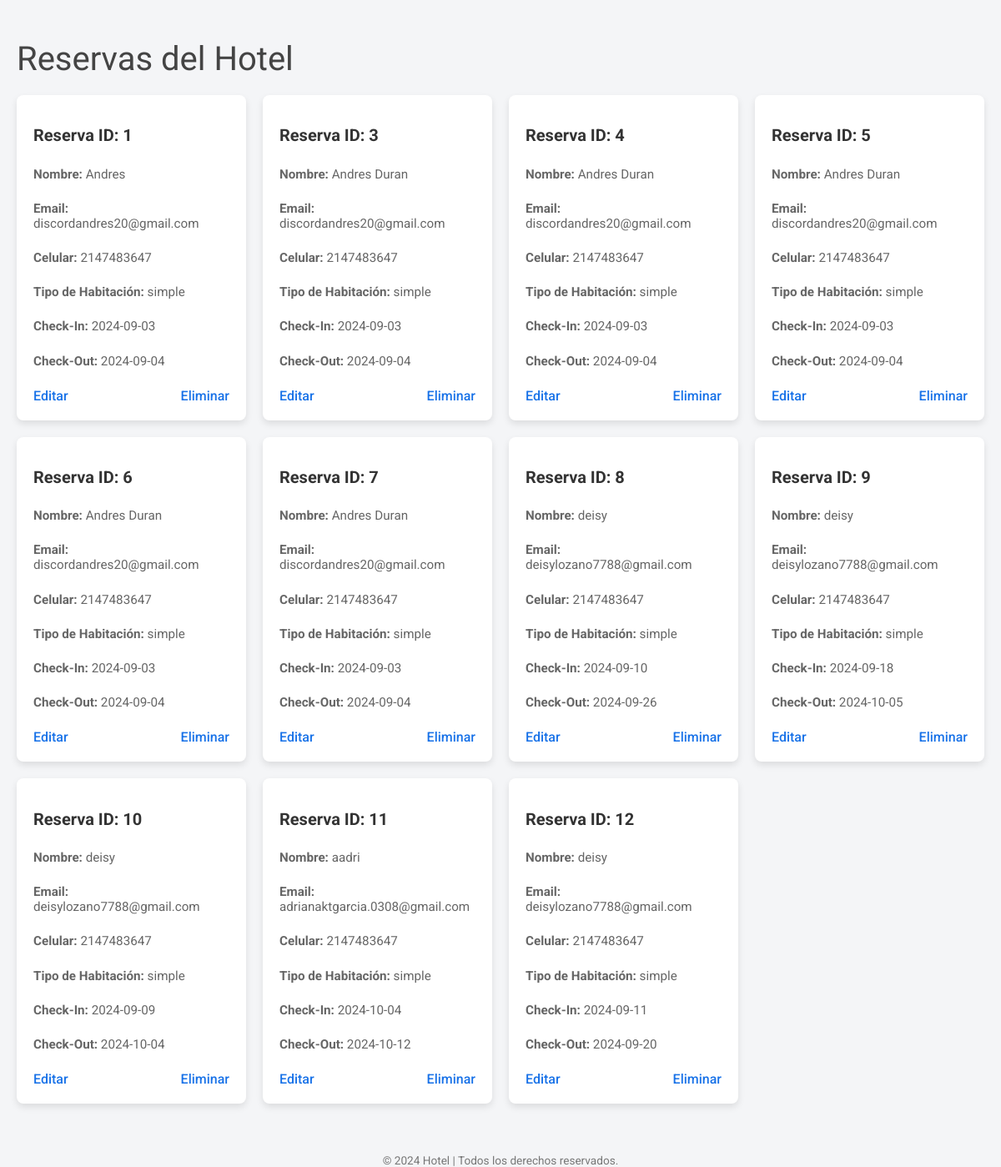
Screenshot of /admin/panel_reservas.php with the database file from the repository.
### tables this page shows
CREATE TABLE `reservations` (
  `id` int(11) NOT NULL,
  `name` varchar(50) NOT NULL,
  `email` varchar(50) NOT NULL,
  `celular` int(30) NOT NULL,
  `room_type` varchar(20) NOT NULL,
  `check_in` date NOT NULL,
  `check_out` date NOT NULL
);

### admin/panel_reservas.php (the view, shortened to what this page needs)
<?php
include 'db.php';
$sql = "SELECT * FROM reservations";
$resultado = $conn->query($sql);
?>
<!DOCTYPE html>
<html lang="es">
<head>
    <link rel="stylesheet" href="styles.css">
</head>
<body>
<div class="container">
    <h1>Reservas del Hotel</h1>
    <?php if ($resultado->num_rows > 0): ?>
    <div class="card-grid">
        <?php while ($fila = $resultado->fetch_assoc()): ?>
        <div class="card">
            <h2>Reserva ID: <?php echo $fila['id']; ?></h2>
            <p><strong>Nombre:</strong> <?php echo $fila['name']; ?></p>
            <p><strong>Email:</strong> <?php echo $fila['email']; ?></p>
            <p><strong>Celular:</strong> <?php echo $fila['celular']; ?></p>
            <p><strong>Tipo de Habitación:</strong> <?php echo $fila['room_type']; ?></p>
            <p><strong>Check-In:</strong> <?php echo $fila['check_in']; ?></p>
            <p><strong>Check-Out:</strong> <?php echo $fila['check_out']; ?></p>
            <div class="card-actions">
                <a href="editar_reserva.php?id=<?php echo $fila['id']; ?>">Editar</a>
                <a href="eliminar_reserva.php?id=<?php echo $fila['id']; ?>" onclick="return confirm('¿Estás seguro de eliminar esta reserva?');">Eliminar</a>
            </div>
        </div>
        <?php endwhile; ?>
    </div>
    <?php else: ?>
        <p>No hay reservas registradas.</p>
    <?php endif; ?>
</div>
<footer>
    &copy; 2024 Hotel | Todos los derechos reservados.
</footer>
</body>
</html>

### admin/styles.css (style rules this page uses)
body { font-family: 'Roboto', sans-serif; background-color: #f4f5f7; margin: 0; padding: 0; }
.container { max-width: 1200px; margin: 0 auto; padding: 20px; }
h1 { font-weight: 400; font-size: 2.5rem; color: #444; margin-bottom: 20px; }
.card-grid { display: grid; grid-template-columns: repeat(auto-fill, minmax(250px, 1fr)); gap: 20px; }
.card { background-color: #fff; border-radius: 8px; box-shadow: 0 4px 8px rgba(0, 0, 0, 0.1); padding: 20px; display: flex; flex-direction: column; justify-content: space-between; }
.card h2 { font-size: 1.25rem; color: #333; margin-bottom: 10px; }
.card p { font-size: 0.95rem; color: #666; margin-bottom: 8px; }
.card-actions { margin-top: 15px; display: flex; justify-content: space-between; }
.card-actions a { text-decoration: none; color: #1a73e8; font-weight: 500; transition: color 0.3s; }
footer { margin-top: 40px; text-align: center; color: #777; font-size: 0.85rem; }

### rows the page displays
reservations: id "1", name "Andres", email "discordandres20@gmail.com", celular "2147483647", room_type "simple", check_in "2024-09-03", check_out "2024-09-04"
reservations: id "3", name "Andres Duran", email "discordandres20@gmail.com", celular "2147483647", room_type "simple", check_in "2024-09-03", check_out "2024-09-04"
reservations: id "4", name "Andres Duran", email "discordandres20@gmail.com", celular "2147483647", room_type "simple", check_in "2024-09-03", check_out "2024-09-04"
reservations: id "5", name "Andres Duran", email "discordandres20@gmail.com", celular "2147483647", room_type "simple", check_in "2024-09-03", check_out "2024-09-04"
reservations: id "6", name "Andres Duran", email "discordandres20@gmail.com", celular "2147483647", room_type "simple", check_in "2024-09-03", check_out "2024-09-04"
reservations: id "7", name "Andres Duran", email "discordandres20@gmail.com", celular "2147483647", room_type "simple", check_in "2024-09-03", check_out "2024-09-04"
reservations: id "8", name "deisy", email "deisylozano7788@gmail.com", celular "2147483647", room_type "simple", check_in "2024-09-10", check_out "2024-09-26"
reservations: id "9", name "deisy", email "deisylozano7788@gmail.com", celular "2147483647", room_type "simple", check_in "2024-09-18", check_out "2024-10-05"
reservations: id "10", name "deisy", email "deisylozano7788@gmail.com", celular "2147483647", room_type "simple", check_in "2024-09-09", check_out "2024-10-04"
reservations: id "11", name "aadri", email "adrianaktgarcia.0308@gmail.com", celular "2147483647", room_type "simple", check_in "2024-10-04", check_out "2024-10-12"
reservations: id "12", name "deisy", email "deisylozano7788@gmail.com", celular "2147483647", room_type "simple", check_in "2024-09-11", check_out "2024-09-20"
